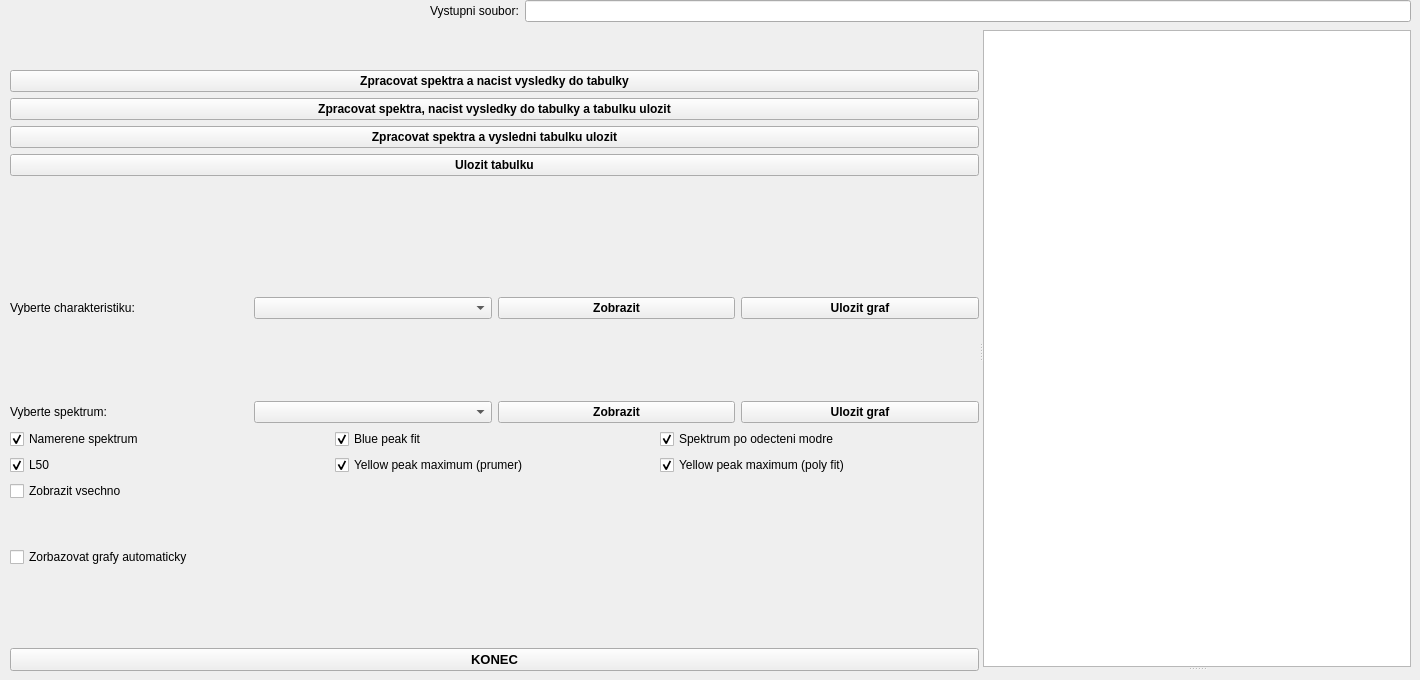
      <widget class="QWidget" name="tab_2">
       <attribute name="title">
        <string>Trameckomat - spektra</string>
       </attribute>
       <widget class="QWidget" name="layoutWidget">
        <property name="geometry">
         <rect>
          <x>430</x>
          <y>0</y>
          <width>981</width>
          <height>22</height>
         </rect>
        </property>
        <layout class="QHBoxLayout" name="horizontalLayout_10">
         <item>
          <widget class="QLabel" name="label">
           <property name="text">
            <string>Vystupni soubor:</string>
           </property>
          </widget>
         </item>
         <item>
          <widget class="QLineEdit" name="lineEdit_tabT_out_path"/>
         </item>
        </layout>
       </widget>
       <widget class="QSplitter" name="splitter_3">
        <property name="geometry">
         <rect>
          <x>10</x>
          <y>30</y>
          <width>1401</width>
          <height>641</height>
         </rect>
        </property>
        <property name="orientation">
         <enum>Qt::Horizontal</enum>
        </property>
        <widget class="QWidget" name="layoutWidget">
         <layout class="QVBoxLayout" name="verticalLayout_24">
          <item>
           <layout class="QVBoxLayout" name="verticalLayout_22">
            <item>
             <layout class="QVBoxLayout" name="verticalLayout_18">
              <item>
               <spacer name="verticalSpacer_3">
                <property name="orientation">
                 <enum>Qt::Vertical</enum>
                </property>
                <property name="sizeHint" stdset="0">
                 <size>
                  <width>20</width>
                  <height>40</height>
                 </size>
                </property>
               </spacer>
              </item>
              <item>
               <widget class="QPushButton" name="pushButton_tabT_procT_showT">
                <property name="font">
                 <font>
                  <weight>75</weight>
                  <bold>true</bold>
                 </font>
                </property>
                <property name="text">
                 <string>Zpracovat spektra a nacist vysledky do tabulky</string>
                </property>
               </widget>
              </item>
              <item>
               <widget class="QPushButton" name="pushButton_tabT_procT_showT_saveT">
                <property name="font">
                 <font>
                  <weight>75</weight>
                  <bold>true</bold>
                 </font>
                </property>
                <property name="text">
                 <string>Zpracovat spektra, nacist vysledky do tabulky a tabulku ulozit</string>
                </property>
               </widget>
              </item>
              <item>
               <widget class="QPushButton" name="pushButton_tabT_procT_saveT">
                <property name="font">
                 <font>
                  <weight>75</weight>
                  <bold>true</bold>
                 </font>
                </property>
                <property name="text">
                 <string>Zpracovat spektra a vysledni tabulku ulozit</string>
                </property>
               </widget>
              </item>
              <item>
               <widget class="QPushButton" name="pushButton_tabT_saveT">
                <property name="font">
                 <font>
                  <weight>75</weight>
                  <bold>true</bold>
                 </font>
                </property>
                <property name="text">
                 <string>Ulozit tabulku</string>
                </property>
               </widget>
              </item>
              <item>
               <spacer name="verticalSpacer_4">
                <property name="orientation">
                 <enum>Qt::Vertical</enum>
                </property>
                <property name="sizeHint" stdset="0">
                 <size>
                  <width>20</width>
                  <height>40</height>
                 </size>
                </property>
               </spacer>
              </item>
             </layout>
            </item>
           </layout>
          </item>
          <item>
           <spacer name="verticalSpacer_5">
            <property name="orientation">
             <enum>Qt::Vertical</enum>
            </property>
            <property name="sizeHint" stdset="0">
             <size>
              <width>20</width>
              <height>40</height>
             </size>
            </property>
           </spacer>
          </item>
          <item>
           <layout class="QHBoxLayout" name="horizontalLayout_7">
            <item>
             <layout class="QVBoxLayout" name="verticalLayout_19">
              <item>
               <widget class="QLabel" name="label_tabT_char">
                <property name="text">
                 <string>Vyberte charakteristiku:</string>
                </property>
               </widget>
              </item>
             </layout>
            </item>
            <item>
             <layout class="QVBoxLayout" name="verticalLayout_20">
              <item>
               <widget class="QComboBox" name="comboBox_tabT_choose_char"/>
              </item>
             </layout>
            </item>
            <item>
             <layout class="QVBoxLayout" name="verticalLayout_21">
              <item>
               <widget class="QPushButton" name="pushButton_tabT_show_char">
                <property name="font">
                 <font>
                  <weight>75</weight>
                  <bold>true</bold>
                 </font>
                </property>
                <property name="text">
                 <string>Zobrazit</string>
                </property>
               </widget>
              </item>
             </layout>
            </item>
            <item>
             <layout class="QVBoxLayout" name="verticalLayout_32">
              <item>
               <widget class="QPushButton" name="pushButton_tabT_save_plot_char">
                <property name="font">
                 <font>
                  <weight>75</weight>
                  <bold>true</bold>
                 </font>
                </property>
                <property name="text">
                 <string>Ulozit graf</string>
                </property>
               </widget>
              </item>
             </layout>
            </item>
           </layout>
          </item>
          <item>
           <spacer name="verticalSpacer_11">
            <property name="orientation">
             <enum>Qt::Vertical</enum>
            </property>
            <property name="sizeHint" stdset="0">
             <size>
              <width>20</width>
              <height>40</height>
             </size>
            </property>
           </spacer>
          </item>
          <item>
           <layout class="QHBoxLayout" name="horizontalLayout_11">
            <item>
             <widget class="QLabel" name="label_tabT_spektrum">
              <property name="text">
               <string>Vyberte spektrum: </string>
              </property>
             </widget>
            </item>
            <item>
             <widget class="QComboBox" name="comboBox_tabT_choose_spectrum"/>
            </item>
            <item>
             <widget class="QPushButton" name="pushButton_tabT_show_spec">
              <property name="font">
               <font>
                <weight>75</weight>
                <bold>true</bold>
               </font>
              </property>
              <property name="text">
               <string>Zobrazit</string>
              </property>
             </widget>
            </item>
            <item>
             <widget class="QPushButton" name="pushButton_tabT_save_plot_spec">
              <property name="font">
               <font>
                <weight>75</weight>
                <bold>true</bold>
               </font>
              </property>
              <property name="text">
               <string>Ulozit graf</string>
              </property>
             </widget>
            </item>
           </layout>
          </item>
          <item>
           <layout class="QGridLayout" name="gridLayout_2">
            <item row="0" column="0">
             <widget class="QCheckBox" name="checkBox_tabT_spek">
              <property name="text">
               <string>Namerene spektrum</string>
              </property>
              <property name="checked">
               <bool>true</bool>
              </property>
             </widget>
            </item>
            <item row="0" column="1">
             <widget class="QCheckBox" name="checkBox_tabT_blue_peak">
              <property name="text">
               <string>Blue peak fit</string>
              </property>
              <property name="checked">
               <bool>true</bool>
              </property>
             </widget>
            </item>
            <item row="0" column="2">
             <widget class="QCheckBox" name="checkBox_tabT_po_odecteni">
              <property name="text">
               <string>Spektrum po odecteni modre</string>
              </property>
              <property name="checked">
               <bool>true</bool>
              </property>
             </widget>
            </item>
            <item row="1" column="0">
             <widget class="QCheckBox" name="checkBox_tabT_L50">
              <property name="text">
               <string>L50</string>
              </property>
              <property name="checked">
               <bool>true</bool>
              </property>
             </widget>
            </item>
            <item row="1" column="1">
             <widget class="QCheckBox" name="checkBox_tabT_peak_max_avg">
              <property name="text">
               <string>Yellow peak maximum (prumer)</string>
              </property>
              <property name="checked">
               <bool>true</bool>
              </property>
             </widget>
            </item>
            <item row="4" column="0">
             <widget class="QCheckBox" name="checkBox_tabT_show_automatic">
              <property name="text">
               <string>Zorbazovat grafy automaticky</string>
              </property>
             </widget>
            </item>
            <item row="2" column="0">
             <widget class="QCheckBox" name="checkBox_tabT_show_all">
              <property name="text">
               <string>Zobrazit vsechno</string>
              </property>
              <property name="checked">
               <bool>false</bool>
              </property>
             </widget>
            </item>
            <item row="1" column="2">
             <widget class="QCheckBox" name="checkBox_tabT_peak_max_fit">
              <property name="text">
               <string>Yellow peak maximum (poly fit)</string>
              </property>
              <property name="checked">
               <bool>true</bool>
              </property>
             </widget>
            </item>
            <item row="3" column="0">
             <spacer name="verticalSpacer_12">
              <property name="orientation">
               <enum>Qt::Vertical</enum>
              </property>
              <property name="sizeHint" stdset="0">
               <size>
                <width>20</width>
                <height>40</height>
               </size>
              </property>
             </spacer>
            </item>
           </layout>
          </item>
          <item>
           <spacer name="verticalSpacer_6">
            <property name="orientation">
             <enum>Qt::Vertical</enum>
            </property>
            <property name="sizeHint" stdset="0">
             <size>
              <width>20</width>
              <height>40</height>
             </size>
            </property>
           </spacer>
          </item>
          <item>
           <layout class="QVBoxLayout" name="verticalLayout_23">
            <item>
             <widget class="QPushButton" name="pushButton_konec_2">
              <property name="font">
               <font>
                <pointsize>10</pointsize>
                <weight>75</weight>
                <bold>true</bold>
               </font>
              </property>
              <property name="text">
               <string>KONEC</string>
              </property>
              <property name="autoDefault">
               <bool>false</bool>
              </property>
              <property name="default">
               <bool>false</bool>
              </property>
              <property name="flat">
               <bool>false</bool>
              </property>
             </widget>
            </item>
           </layout>
          </item>
         </layout>
        </widget>
        <widget class="QSplitter" name="splitter">
         <property name="orientation">
          <enum>Qt::Vertical</enum>
         </property>
         <widget class="QTableWidget" name="tableWidget_2"/>
         <widget class="QWidget" name="verticalLayoutWidget_2">
          <layout class="QVBoxLayout" name="verticalLayout_17"/>
         </widget>
        </widget>
       </widget>
      </widget>
